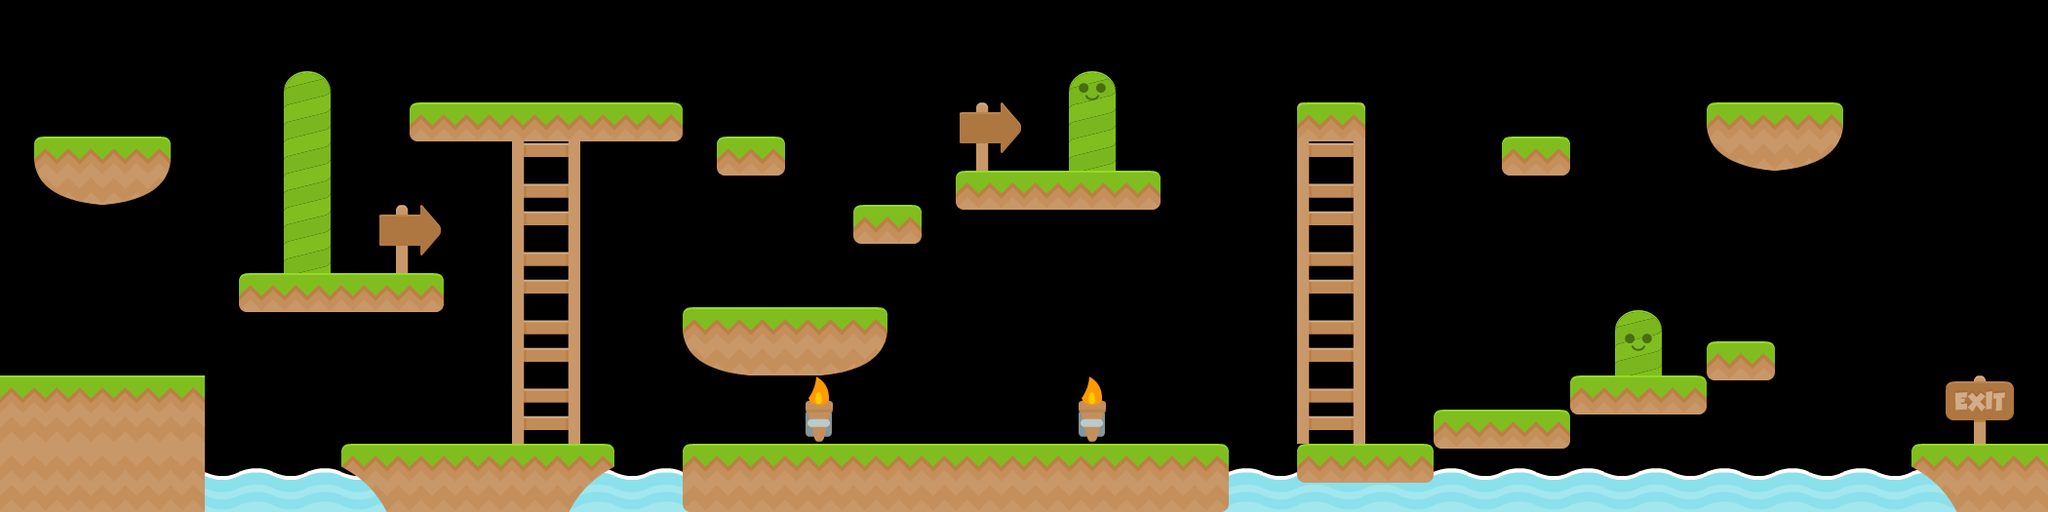

This is a level from a 2D game, rendered from its Tiled map with the project's own tilesets. A one-line summary and the map file follow, with tile-layer data summarised:
An orthogonal 60x15 tile map with 35x35 px tiles, 3 tile layers (Ladders, Background Images, Platforms).

<map version="1.0" orientation="orthogonal" renderorder="right-down" width="60" height="15" tilewidth="35" tileheight="35" nextobjectid="1">
 <tileset firstgid="1" name="Platformer" tilewidth="70" tileheight="70" spacing="2" margin="2">
  <image source="tileset.png" width="1024" height="1024" />
 </tileset>
 <layer name="Ladders" width="60" height="15">
  <data>[900 cells, 10 non-empty, 2 distinct tile ids]</data>
 </layer>
 <layer name="Background Images" width="60" height="15">
  <data>[900 cells, 29 non-empty, 8 distinct tile ids]</data>
 </layer>
 <layer name="Platforms" width="60" height="15">
  <data>[900 cells, 48 non-empty, 12 distinct tile ids]</data>
 </layer>
</map>
